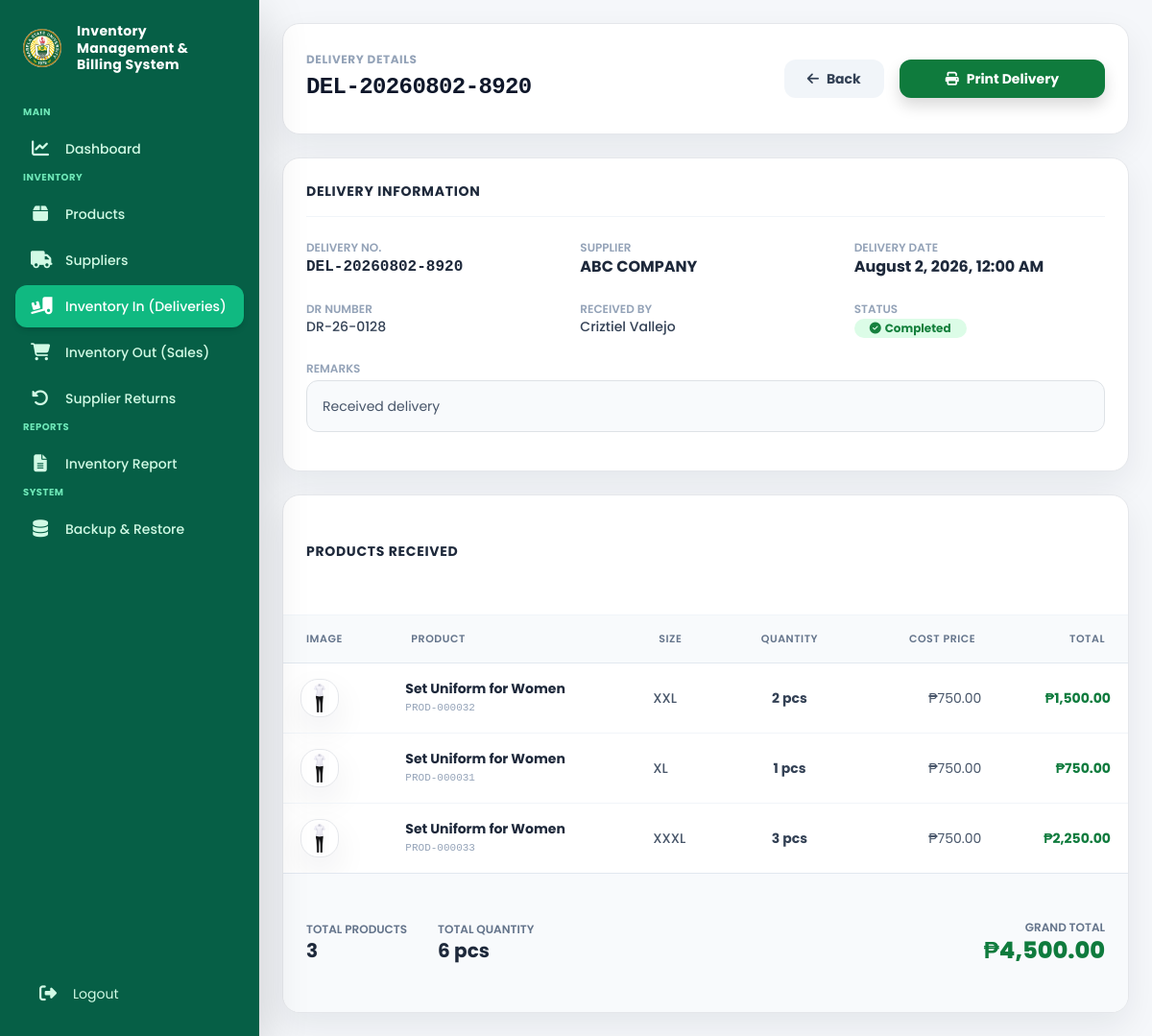
The app's page /pages/admin/delivery_view.php?id=12 (signed in) with its own data.
### tables this page shows
CREATE TABLE `deliveries` (
  `id` int(11) NOT NULL AUTO_INCREMENT,
  `supplier_id` int(11) DEFAULT NULL,
  `delivery_no` varchar(100) DEFAULT NULL,
  `delivery_date` datetime DEFAULT NULL,
  `received_by` int(11) DEFAULT NULL,
  `status` enum('Pending','Completed') DEFAULT 'Completed',
  `remarks` text DEFAULT NULL,
  `dr_number` varchar(100) DEFAULT NULL,
  PRIMARY KEY (`id`),
  KEY `supplier_id` (`supplier_id`),
  KEY `received_by` (`received_by`),
  CONSTRAINT `deliveries_ibfk_1` FOREIGN KEY (`supplier_id`) REFERENCES `suppliers` (`id`),
  CONSTRAINT `deliveries_ibfk_2` FOREIGN KEY (`received_by`) REFERENCES `users` (`id`)
);

CREATE TABLE `suppliers` (
  `id` int(11) NOT NULL AUTO_INCREMENT,
  `supplier_name` varchar(150) NOT NULL,
  `contact_person` varchar(100) DEFAULT NULL,
  `contact_number` varchar(20) DEFAULT NULL,
  `email` varchar(150) DEFAULT NULL,
  `address` text DEFAULT NULL,
  `status` enum('Active','Inactive') DEFAULT 'Active',
  `created_at` timestamp NULL DEFAULT current_timestamp(),
  PRIMARY KEY (`id`)
);

CREATE TABLE `delivery_items` (
  `id` int(11) NOT NULL AUTO_INCREMENT,
  `delivery_id` int(11) DEFAULT NULL,
  `product_id` int(11) DEFAULT NULL,
  `quantity` int(11) DEFAULT NULL,
  `cost_price` decimal(10,2) DEFAULT NULL,
  PRIMARY KEY (`id`),
  KEY `delivery_id` (`delivery_id`),
  KEY `product_id` (`product_id`),
  CONSTRAINT `delivery_items_ibfk_1` FOREIGN KEY (`delivery_id`) REFERENCES `deliveries` (`id`),
  CONSTRAINT `delivery_items_ibfk_2` FOREIGN KEY (`product_id`) REFERENCES `products` (`id`)
);

CREATE TABLE `products` (
  `id` int(11) NOT NULL AUTO_INCREMENT,
  `product_code` varchar(50) DEFAULT NULL,
  `product_name` varchar(255) NOT NULL,
  `category` varchar(100) NOT NULL,
  `category_id` int(11) DEFAULT NULL,
  `product_size` varchar(30) DEFAULT NULL,
  `description` text DEFAULT NULL,
  `supplier` varchar(150) DEFAULT NULL,
  `unit_cost` decimal(10,2) DEFAULT NULL,
  `supplier_id` int(11) DEFAULT NULL,
  `unit_price` decimal(10,2) NOT NULL,
  `cost_price` decimal(10,2) DEFAULT 0.00,
  `current_stock` int(11) DEFAULT 0,
  `inventory_value` decimal(12,2) DEFAULT 0.00,
  `reorder_level` int(11) DEFAULT 10,
  `status` enum('Available','Low Stock','Out of Stock') DEFAULT 'Available',
  `front_image` varchar(255) DEFAULT NULL,
  `qr_code` varchar(255) DEFAULT NULL,
  `created_at` timestamp NULL DEFAULT current_timestamp(),
  `updated_at` timestamp NULL DEFAULT current_timestamp() ON UPDATE current_timestamp(),
  `updated_by` int(11) DEFAULT NULL,
  PRIMARY KEY (`id`),
  UNIQUE KEY `product_code` (`product_code`),
  UNIQUE KEY `unique_product_size` (`product_name`,`product_size`),
  KEY `fk_product_category` (`category_id`),
  KEY `fk_product_supplier` (`supplier_id`),
  KEY `fk_product_updatedby` (`updated_by`),
  CONSTRAINT `fk_product_category` FOREIGN KEY (`category_id`) REFERENCES `categories` (`id`),
  CONSTRAINT `fk_product_supplier` FOREIGN KEY (`supplier_id`) REFERENCES `suppliers` (`id`),
  CONSTRAINT `fk_product_updatedby` FOREIGN KEY (`updated_by`) REFERENCES `users` (`id`)
);

### pages/admin/delivery_view.php (the view, shortened to what this page needs)
<?php
require_once "../../config/database.php";
$delivery_id = (int)($_GET['id'] ?? 0);
$deliveryQuery = "
    SELECT
        d.*,
        s.supplier_name,
        COALESCE(
            NULLIF(CONCAT(TRIM(u.firstname), ' ', TRIM(u.lastname)), ' '),
            u.username,
            'Administrator'
        ) AS received_by_name
    FROM deliveries d
    LEFT JOIN suppliers s ON d.supplier_id = s.id
    LEFT JOIN users u ON d.received_by = u.id
    WHERE d.id = ?
";
$stmt = mysqli_prepare($conn, $deliveryQuery);
mysqli_stmt_bind_param($stmt, "i", $delivery_id);
mysqli_stmt_execute($stmt);
$deliveryResult = mysqli_stmt_get_result($stmt);
$delivery = mysqli_fetch_assoc($deliveryResult);
$itemsQuery = "
    SELECT
        di.*,
        p.product_code,
        p.product_name,
        p.product_size,
        p.front_image,
        p.category
    FROM delivery_items di
    LEFT JOIN products p ON di.product_id = p.id
    WHERE di.delivery_id = ?
";
$stmtItems = mysqli_prepare($conn, $itemsQuery);
mysqli_stmt_bind_param($stmtItems, "i", $delivery_id);
mysqli_stmt_execute($stmtItems);
$itemsResult = mysqli_stmt_get_result($stmtItems);
$items = [];
$totalQty = 0;
$grandTotal = 0.00;
while ($item = mysqli_fetch_assoc($itemsResult)) {
    $itemTotal = $item['quantity'] * $item['cost_price'];
    $totalQty += $item['quantity'];
    $grandTotal += $itemTotal;
    $items[] = $item;
}
?>
<!DOCTYPE html>
<html lang="en">
<head>
    <script src="https://cdn.tailwindcss.com?plugins=forms"></script>
    <link rel="stylesheet" href="https://cdnjs.cloudflare.com/ajax/libs/font-awesome/6.4.0/css/all.min.css">
</head>
<body class="bg-slate-50 font-sans text-slate-800">
<?php include "sidebar.php"; ?>
<main class="ml-0 md:ml-[270px] min-h-screen p-6 transition-all duration-300">
    <div class="space-y-6 max-w-5xl mx-auto">
        <div class="flex flex-col sm:flex-row justify-between items-start sm:items-center gap-4 bg-white p-6 rounded-2xl shadow-sm border border-slate-200">
            <div>
                <span class="text-xs uppercase tracking-wider font-bold text-slate-400">Delivery Details</span>
                <h1 class="text-2xl font-extrabold text-slate-900 tracking-tight font-mono mt-0.5"><?= htmlspecialchars($delivery['delivery_no']); ?></h1>
            </div>
            <div class="flex items-center gap-3">
                <a href="inventory_indeliveries.php" class="bg-slate-100 hover:bg-slate-200 text-slate-700 px-4 py-2.5 rounded-xl font-bold text-sm transition flex items-center gap-2">
                    <i class="fa-solid fa-arrow-left"></i> Back
                </a>
                <button onclick="window.open('delivery_print.php?id=<?= $delivery['id']; ?>', '_blank')" class="bg-[#0f7b3d] hover:bg-[#15803d] text-white px-5 py-2.5 rounded-xl font-bold text-sm shadow transition flex items-center gap-2">
                    <i class="fa-solid fa-print"></i> Print Delivery
                </button>
            </div>
        </div>
        <div class="bg-white rounded-2xl shadow-sm border border-slate-200 p-6 space-y-6">
            <h2 class="text-sm font-bold text-slate-800 uppercase tracking-wider border-b border-slate-100 pb-3">Delivery Information</h2>
            <div class="grid grid-cols-1 md:grid-cols-3 gap-6 text-sm">
                <div>
                    <span class="block text-xs uppercase font-semibold text-slate-400">Delivery No.</span>
                    <span class="font-mono font-bold text-slate-800 text-base"><?= htmlspecialchars($delivery['delivery_no']); ?></span>
                </div>
                <div>
                    <span class="block text-xs uppercase font-semibold text-slate-400">Supplier</span>
                    <span class="font-bold text-slate-800 text-base"><?= htmlspecialchars($delivery['supplier_name'] ?? 'N/A'); ?></span>
                </div>
                <div>
                    <span class="block text-xs uppercase font-semibold text-slate-400">Delivery Date</span>
                    <span class="font-bold text-slate-800 text-base"><?= date('F j, Y, g:i A', strtotime($delivery['delivery_date'])); ?></span>
                </div>
                <div>
                    <span class="block text-xs uppercase font-semibold text-slate-400">DR Number</span>
                    <span class="font-medium text-slate-700"><?= !empty($delivery['dr_number']) ? htmlspecialchars($delivery['dr_number']) : 'None'; ?></span>
                </div>
                <div>
                    <span class="block text-xs uppercase font-semibold text-slate-400">Received By</span>
                    <span class="font-medium text-slate-700"><?= ucwords(strtolower($delivery['received_by_name'])); ?></span>
                </div>
                <div>
                    <span class="block text-xs uppercase font-semibold text-slate-400">Status</span>
                    <span class="inline-flex items-center px-3 py-0.5 rounded-full bg-green-100 text-green-700 text-xs font-bold mt-0.5">
                        <i class="fa-solid fa-circle-check mr-1"></i> <?= htmlspecialchars($delivery['status'] ?? 'Completed'); ?>
                    </span>
                </div>
                <?php if (!empty($delivery['remarks'])): ?>
                <div class="md:col-span-3">
                    <span class="block text-xs uppercase font-semibold text-slate-400">Remarks</span>
                    <p class="text-slate-600 mt-1 bg-slate-50 p-3 rounded-xl border border-slate-100"><?= htmlspecialchars($delivery['remarks']); ?></p>
                </div>
                <?php endif; ?>
            </div>
        </div>
        <div class="bg-white rounded-2xl shadow-sm border border-slate-200 overflow-hidden">
            <div class="px-6 py-5 border-b border-slate-100">
                <h2 class="text-sm font-bold text-slate-800 uppercase tracking-wider">Products Received</h2>
            </div>
            <div class="overflow-x-auto">
                <table class="min-w-full text-left border-collapse">
                    <thead class="bg-slate-50 text-[11px] uppercase tracking-wider text-slate-500 border-b border-slate-200">
                        <tr>
                            <th class="px-6 py-3 font-semibold">Image</th>
                            <th class="px-6 py-3 font-semibold">Product</th>
                            <th class="px-6 py-3 font-semibold">Size</th>
                            <th class="px-6 py-3 font-semibold text-center">Quantity</th>
                            <th class="px-6 py-3 font-semibold text-right">Cost Price</th>
                            <th class="px-6 py-3 font-semibold text-right">Total</th>
                        </tr>
                    </thead>
                    <tbody class="divide-y divide-slate-100 text-sm">
                        <?php if (empty($items)): ?>
                            <tr>
                                <td colspan="6" class="text-center py-12 text-slate-400">No items recorded for this delivery.</td>
                            </tr>
                        <?php else: ?>
                            <?php foreach ($items as $item): ?>
                                <tr class="hover:bg-slate-50 transition">
                                    <td class="px-6 py-3">
                                        <img src="<?= !empty($item['front_image']) ? '../../' . htmlspecialchars($item['front_image']) : '../../assets/images/no-image.png'; ?>" class="w-10 h-10 rounded-xl object-contain bg-white border border-slate-200 p-0.5">
                                    </td>
                                    <td class="px-6 py-3 font-bold text-slate-800">
                                        <?= htmlspecialchars($item['product_name'] ?? 'Unknown Product'); ?>
                                        <span class="block text-[11px] font-mono text-slate-400 font-normal"><?= htmlspecialchars($item['product_code'] ?? ''); ?></span>
                                    </td>
                                    <td class="px-6 py-3 text-slate-600 font-medium"><?= htmlspecialchars($item['product_size'] ?? 'Standard'); ?></td>
                                    <td class="px-6 py-3 text-center font-bold text-slate-700"><?= (int)$item['quantity']; ?> pcs</td>
                                    <td class="px-6 py-3 text-right text-slate-600">₱<?= number_format((float)$item['cost_price'], 2); ?></td>
                                    <td class="px-6 py-3 text-right font-bold text-[#0f7b3d]">₱<?= number_format((float)($item['quantity'] * $item['cost_price']), 2); ?></td>
                                </tr>
                            <?php endforeach; ?>
                        <?php endif; ?>
                    </tbody>
                </table>
            </div>
            <div class="bg-slate-50 px-6 py-5 border-t border-slate-200 flex flex-col sm:flex-row justify-between items-center gap-4 text-sm">
                <div class="flex items-center gap-8">
                    <div>
                        <span class="block text-xs uppercase font-semibold text-slate-500">Total Products</span>
                        <span class="font-bold text-xl text-slate-800"><?= count($items); ?></span>
                    </div>
                    <div>
                        <span class="block text-xs uppercase font-semibold text-slate-500">Total Quantity</span>
                        <span class="font-bold text-xl text-slate-800"><?= number_format($totalQty); ?> pcs</span>
                    </div>
                </div>
                <div>
                    <span class="block text-xs uppercase font-semibold text-slate-500 text-right">Grand Total</span>
                    <span class="text-2xl font-extrabold text-[#0f7b3d]">₱<?= number_format($grandTotal, 2); ?></span>
                </div>
            </div>
        </div>
    </div>
</main>
</body>
</html>

### assets/css/admin-ui.css (style rules this page uses)
:root { --isu-primary: #0B7A4B; --isu-secondary: #065F46; --isu-success: #10B981; --isu-warning: #F59E0B; --isu-danger: #EF4444; --isu-info: #3B82F6; --app-bg: #F5F7FA; --app-border: #E5E7EB; --app-text: #111827; --app-muted: #64748B; --app-shadow: 0 14px 35px rgba(15, 23, 42, 0.07); }
html, body { font-family: 'Poppins', Arial, sans-serif !important; background: var(--app-bg) !important; color: var(--app-text); }
a { text-decoration: none !important; }
.app-page, main { background: var(--app-bg) !important; }
.app-card, .content-card, .bg-white.rounded-2xl, .bg-white.p-6, .bg-white.rounded-xl { border: 1px solid var(--app-border) !important; border-radius: 18px !important; box-shadow: var(--app-shadow) !important; }
.app-table tbody td, table tbody td { min-height: 70px; padding: 16px 18px !important; vertical-align: middle; }

### pages/admin/delivery_view.php (style rules this page uses)
a { text-decoration: none !important; }

### pages/admin/sidebar.php (style rules this page uses)
body { background-color: #F5F7FA; font-family: 'Poppins', Arial, sans-serif; overflow:hidden; }
main { height:100vh; overflow-y:auto; }

### records on screen
deliveries: delivery_no "DEL-20260802-8920", supplier.supplier_name "ABC COMPANY", delivery_date "August 2, 2026, 12:00 AM", dr_number "DR-26-0128", status "Completed", remarks "Received delivery"
delivery_items: product.front_image (picture), product.product_name "Set Uniform for Women", product.product_code "PROD-000032", product.product_size "XXL", quantity "2", cost_price "750.00", $item['quantity'] * $item['cost_price'] "1,500.00"
delivery_items: product.front_image (picture), product.product_name "Set Uniform for Women", product.product_code "PROD-000031", product.product_size "XL", quantity "1", cost_price "750.00", $item['quantity']*$item['cost_price'] "750.00"
delivery_items: product.front_image (picture), product.product_name "Set Uniform for Women", product.product_code "PROD-000033", product.product_size "XXXL", quantity "3", cost_price "750.00", $item['quantity'] * $item['cost_price'] "2,250.00"

### other values on screen
$delivery['received_by_name'] "Criztiel Vallejo"
count($items) "3"
$totalQty "6"
$grandTotal "4,500.00"
